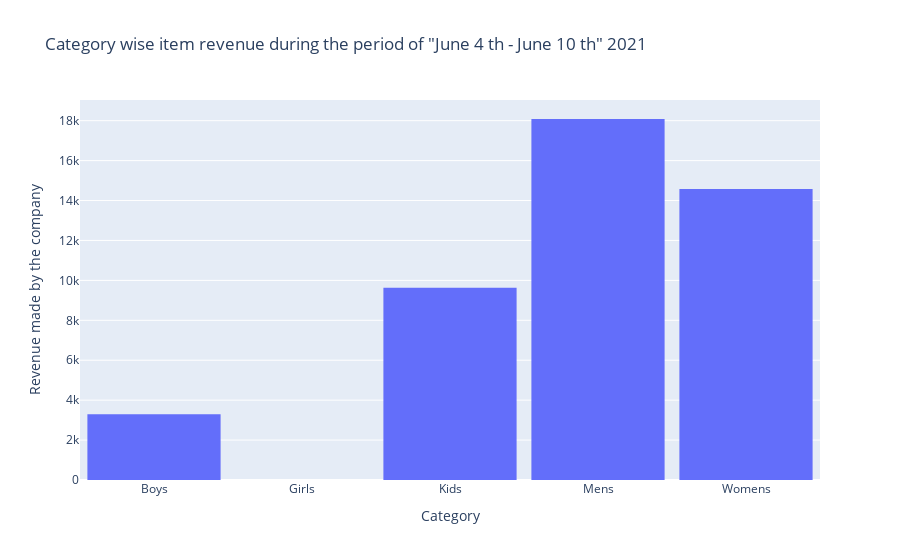

Here is the notebook cell this chart was saved with:
### Markdown cell above
# -------> Visualization

### Code cell
fig4 = px.histogram(
                    category_wise_item_revenue,
                    x= category_wise_item_revenue.index,
                    y = 'item_revenue',
                    nbins = 47,
                    title = 'Category wise item revenue during the period of "June 4 th - June 10 th" 2021'
                    )
fig4.update_layout(bargap = 0.1)   
fig4.update_layout(xaxis_title="Category")
fig4.update_layout(yaxis_title="Revenue made by the company")
fig4.show()

### Figure 1 — Plotly figure (JSON) as saved in the notebook; plotly's stock layout.template omitted (floating-point values rounded to 4 significant figures)
{"data": [{"alignmentgroup": "True", "bingroup": "x", "histfunc": "sum", "hovertemplate": "category=%{x}<br>sum of item_revenue=%{y}<extra></extra>", "legendgroup": "", "marker": {"color": "#636efa", "pattern": {"shape": ""}}, "name": "", "nbinsx": 47, "offsetgroup": "", "orientation": "v", "showlegend": false, "type": "histogram", "x": ["Boys", "Girls", "Kids", "Mens", "Womens"], "xaxis": "x", "y": [3290, 0, 9627, 18084, 14582], "yaxis": "y"}], "layout": {"bargap": 0.1, "barmode": "relative", "legend": {"tracegroupgap": 0}, "title": {"text": "Category wise item revenue during the period of \"June 4 th - June 10 th\" 2021"}, "xaxis": {"anchor": "y", "domain": [0, 1], "title": {"text": "Category"}}, "yaxis": {"anchor": "x", "domain": [0, 1], "title": {"text": "Revenue made by the company"}}}}
